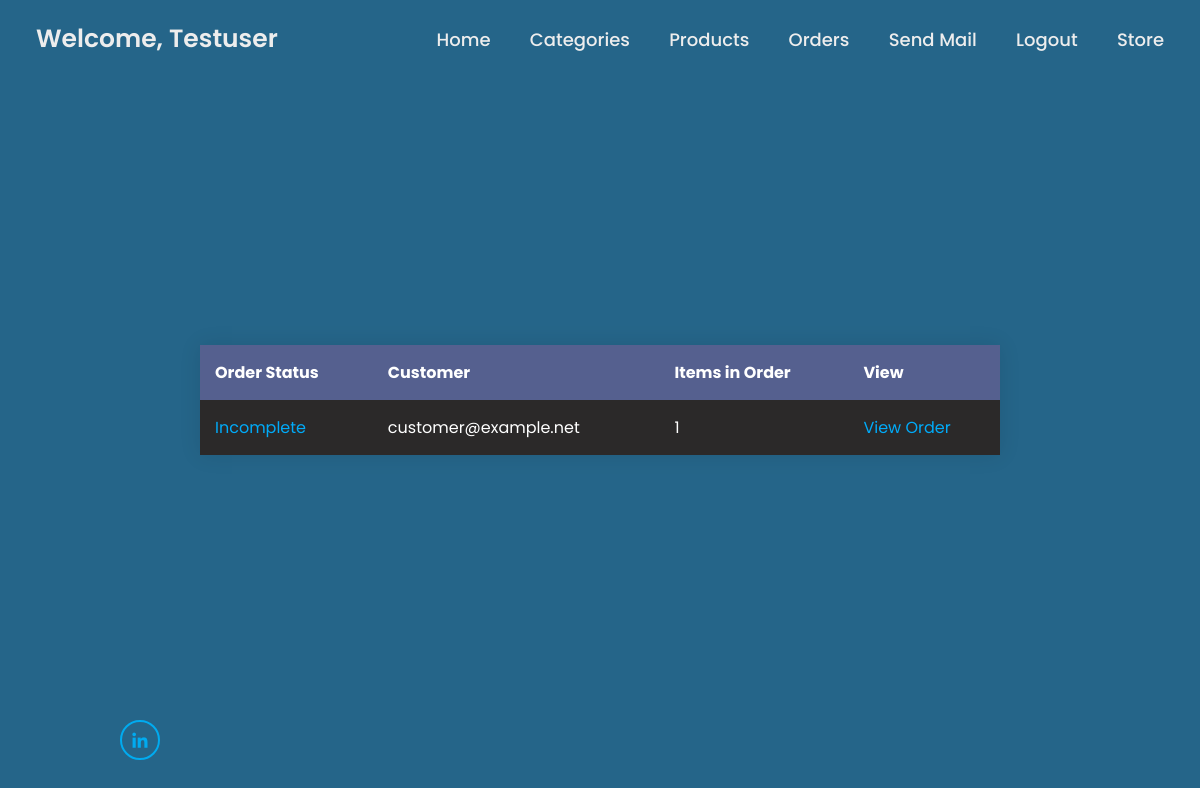
Page /products/order/user/order-history/21/ (signed in) on the committed database.
### accounts/models.py (models this page shows, shortened)
class User(AbstractUser):
    email = models.EmailField(max_length=254, unique=True)
    username = models.CharField(max_length=150, blank=True, unique=False)
    profile_img = models.ImageField(null=True, blank=True, upload_to='images/', default='images/default/default.jpg')
    USERNAME_FIELD = 'email'
    EMAIL_FIELD = 'email'
    REQUIRED_FIELDS = []
    def __str__(self):
        return self.email

### store/models.py (models this page shows, shortened)
class Order(models.Model):
    BOOL_CHOICES = ((True, 'Complete'), (False, 'Incomplete'))
    customer = models.ForeignKey(User, on_delete=models.CASCADE)
    id = models.AutoField(primary_key=True)
    address = models.CharField(max_length=200, null=True)
    notes = models.TextField(max_length=300, null=True)
    date_ordered = models.DateTimeField(auto_now_add=True, null=True)
    complete = models.BooleanField(default=False, null=True, blank=True, choices=BOOL_CHOICES)
    @property
    def order_item_count(self):
        return OrderItem.objects.filter(order=self.id).count()

### products/views.py (the view)
# urls.py: path('order/user/order-history/<slug:pk>/', CustomerOrderHistory.as_view(), name='user_order_history'),
class CustomerOrderHistory(LoginRequiredMixin, UserPassesTestMixin, ListView):
    login_url = reverse_lazy('account_login')
    def test_func(self):
        return self.request.user.is_staff
    model = Order
    template_name = 'products/user_orders_list.html'
    def get_context_data(self, **kwargs):
        context = super().get_context_data(**kwargs)
        context['orders'] = Order.objects.filter(customer=self.kwargs['pk'])
        return context

### products/templates/products/user_orders_list.html (shortened to what this page needs)
{% extends '_base.html' %}
{% block content %}
{% if orders %}
<div class="container">
	<table>
		<thead>
			<tr>
				<th>Order Status</th>
				<th>Customer</th>
				<th>Items in Order</th>
				<th>View</th>
			</tr>
		</thead>
		<tbody>
            {% for order in orders %}
			<tr>
                <td><a href="{% url 'order_update' order.id %}">{% if order.complete == True %} Complete {% else %} Incomplete {% endif %}</a></td>
				<td>{{ order.customer }}</td>
				<td>{{ order.order_item_count }}</td>
				<td><a href="{% url 'order_items' order.id %}">View Order</a></td>
			</tr>
            {% endfor %}
		</tbody>
	</table>
</div>
{% else %}
<h1>nothing here</h1>
{% endif %}
{% endblock content %}

### django_project/templates/_base.html (shortened to what this page needs)
{% load static %}
<!DOCTYPE html>
<html lang="en">
<head>
    <link rel="stylesheet" href="{% static 'css/style.css' %}">
    <link href='https://unpkg.com/boxicons@2.1.4/css/boxicons.min.css' rel='stylesheet'>
    <link rel="stylesheet" href="{% static 'css/main.css' %}">
</head>
<body>
    <header class="header">
        <a href="{% url 'account_signup' %}" class="logo"> {% if user.is_authenticated %}Welcome, {{ user.username|title }}{% else %}Please Create An Account.{% endif %}</a>
        {% block navbar %}
        <nav class="navbar">
            {% if user.is_authenticated %}
            <a href="{% url 'home' %}">Home</a>
            <a href="{% url 'category_list' %}">Categories</a>
            <a href="{% url 'products_list' %}">Products</a>
            <a href="{% url 'orders_incomplete_list' %}">Orders</a>
            <a href="{% url 'email_list' %}">Send Mail</a>
            <a href="{% url 'confirm_signout' %}">Logout</a>
            <a href="{% url 'storefront' %}">Store</a>
            {% else %}
            <a href="{% url 'home' %}">Home</a>
            <a href="{% url 'account_login' %}">Login</a>
            {% endif %}
        </nav>
        {% endblock navbar %}
    </header>
    <section class="home">
        <div class="home-content">
            {% block content %}{% endblock content %}
        </div>
        <div class="home-sci">
            <a target="_blank" href="https://www.linkedin.com/in/bennett-billings-529545238/"><i class='bx bxl-linkedin'></i></a>
        </div>
    </section>
</body>
</html>

### django_project/static/css/style.css (style rules this page uses)
* { margin: 0; padding: 0; box-sizing: border-box; font-family: 'Poppins', sans-serif; }
body { color: #256589; background-color: #256589; }
.header { position: fixed; top: 0; left: 0; width: 100%; padding: 20px 3%; display: flex; justify-content: space-between; align-items: center; z-index: 100; background-color: #256589; }
.logo { position: relative; font-size: 25px; color: #ededed; text-decoration: none; font-weight: 600; }
.logo::before { content: ''; position: absolute; top: 0; right: 0; width: 100%; height: 100%; background: #2C72A3; animation: showRight 1s ease forwards; animation-delay: .4s; }
.navbar a { font-size: 18px; color: #ededed; text-decoration: none; font-weight: 500; margin-left: 35px; transition: .3s; }
.home { height: 100vh; background: #256589; background-size: cover; background-position: center; display: flex; align-items: center; padding: 0 10%; color: #ededed; }
.home-content a { color: #00abf9; text-decoration: none; }
.home-content { max-width: 600px; }
.home-sci { position: absolute; bottom: 40px; width: 170px; display: flex; justify-content: space-between; }
.home-sci a { position: relative; display: inline-flex; justify-content: center; align-items: center; width: 40px; height: 40px; background: transparent; border: 2px solid #00abf0; border-radius: 50%; font-size: 20px; color: #00abf0; text-decoration: none; z-index: 1; overflow: hidden; transition: .5s; }
.home-sci a::before { content: ''; position: absolute; top: 0; left: 0; width: 0; height: 100%; background: #1E5574; z-index: -1; transition: .5s; }

### django_project/static/css/main.css (style rules this page uses)
.container { position: absolute; top: 50%; left: 50%; transform: translate(-50%, -50%); flex-direction: column; display: flex; max-height: 60%; }
.container a { color: #00abf9; }
table { width: 800px; border-collapse: collapse; overflow: hidden; box-shadow: 0 0 20px rgba(0,0,0,0.1); background-color: black; }
table a { color: rgb(45, 171, 254); }
th, td { padding: 15px; background-color: rgba(255,255,255,0.2); color: #fff; }
th { text-align: left; }
tbody tr:nth-child(odd) td { background-color: rgb(43, 41, 41); }
:root { --glow-color: hsl(186 100% 69%); }
*, *::before, *::after { box-sizing: border-box; }

### rows in the picture
User: username "Testuser"
Order: complete "Incomplete", customer "customer@example.net", order_item_count "1"
